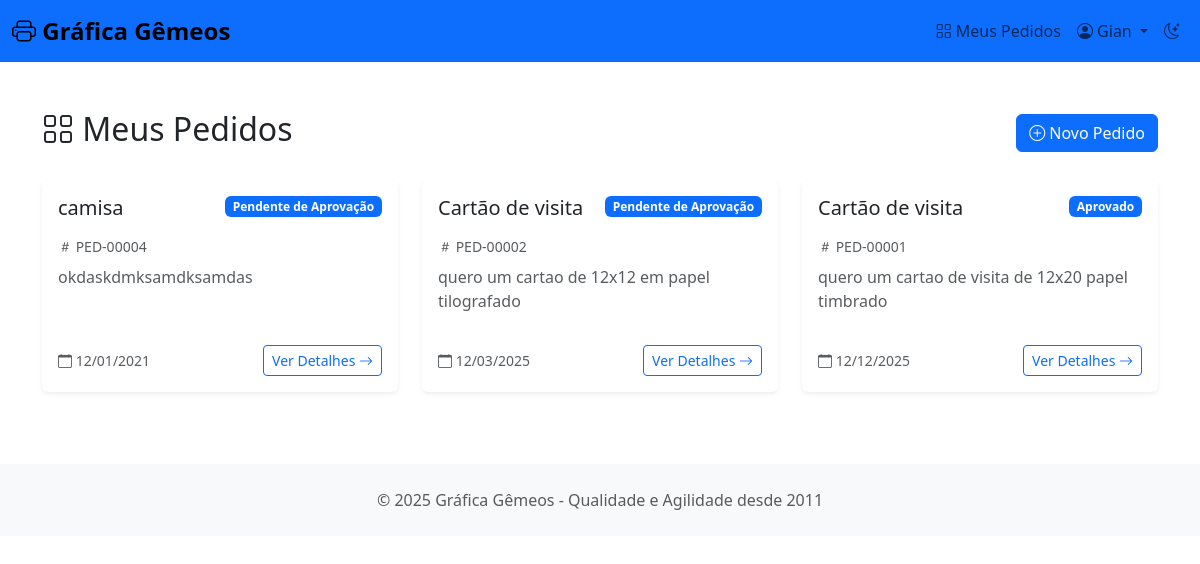
/pedidos/ (signed in), run on the app's committed database.
### grafica/models.py (models this page shows, shortened)
class Usuario(AbstractUser):
    TIPO_USUARIO_CHOICES = (
        ("cliente", "Cliente"),
        ("gerente", "Gerente"),
    )
    email = models.EmailField(max_length=30, unique=True)
    tipo = models.CharField(max_length=10, choices=TIPO_USUARIO_CHOICES, default='cliente')

class Pedido(models.Model):
    STATUS_CHOICES = (
        ('pendente', 'Pendente de Aprovação'),
        ('aprovado', 'Aprovado'),
        ('producao', 'Em Produção'),
        ('concluido', 'Concluído'),
        ('cancelado', 'Cancelado'),
    )
    PRIORITY_CHOICES = (
        ('normal', 'Normal'),
        ('high', 'Alta'),
        ('urgent', 'Urgente'),
    )
    cliente = models.ForeignKey(Usuario, on_delete=models.CASCADE, related_name='pedidos')
    titulo = models.CharField(max_length=200)
    descricao = models.TextField()
    status = models.CharField(max_length=20, choices=STATUS_CHOICES, default='pendente')
    data_criacao = models.DateTimeField(auto_now_add=True)
    order_number = models.CharField(max_length=20, unique=True, blank=True)
    deadline = models.DateField(null=True, blank=True)
    priority = models.CharField(max_length=10, choices=PRIORITY_CHOICES, default='normal')
    total_price = models.DecimalField(max_digits=10, decimal_places=2, default=0.00)

### grafica/views.py (the view)
# urls.py: path('pedidos/', PedidoListView.as_view(), name='pedido_list'),
class PedidoListView(LoginRequiredMixin, ListView):
    model = Pedido
    template_name = 'grafica/pedido_list.html'
    context_object_name = 'pedidos'
    paginate_by = 10
    def get_queryset(self):
        return Pedido.objects.filter(cliente=self.request.user).order_by('-data_criacao')

### grafica/templates/grafica/pedido_list.html (shortened to what this page needs)
{% extends 'base.html' %}
{% block content %}
<div class="container py-4">
    <div class="d-flex justify-content-between align-items-center mb-4">
        <h1 class="h2">
            <i class="bi bi-grid"></i> Meus Pedidos
        </h1>
        <a href="{% url 'pedido_create' %}" class="btn btn-primary">
            <i class="bi bi-plus-circle"></i> Novo Pedido
        </a>
    </div>
    <div class="row g-4">
        {% for pedido in pedidos %}
        <div class="col-md-6 col-lg-4">
            <div class="card h-100 shadow-sm border-0">
                <div class="card-body d-flex flex-column">
                    <div class="d-flex justify-content-between align-items-start mb-3">
                        <h5 class="card-title mb-0">{{ pedido.titulo }}</h5>
                        <span class="badge bg-{% if pedido.status == 'concluido' %}success{% elif pedido.status == 'cancelado' %}danger{% elif pedido.status == 'producao' %}warning{% else %}primary{% endif %}">
                            {{ pedido.get_status_display }}
                        </span>
                    </div>
                    {% if pedido.order_number %}
                    <p class="text-muted small mb-2">
                        <i class="bi bi-hash"></i> {{ pedido.order_number }}
                    </p>
                    {% endif %}
                    <p class="card-text text-muted flex-grow-1">
                        {{ pedido.descricao|truncatewords:15 }}
                    </p>
                    <div class="d-flex justify-content-between align-items-center mt-3">
                        <small class="text-muted">
                            {% if pedido.deadline %}
                                <i class="bi bi-calendar"></i>
                                {{ pedido.deadline|date:"d/m/Y" }}
                            {% endif %}
                        </small>
                        <a href="{% url 'pedido_detail' pedido.id %}" class="btn btn-sm btn-outline-primary">
                            Ver Detalhes <i class="bi bi-arrow-right"></i>
                        </a>
                    </div>
                </div>
            </div>
        </div>
        {% endfor %}
    </div>
</div>
{% endblock %}

### grafica/templates/base.html (shortened to what this page needs)
<!DOCTYPE html>
<html lang="pt-BR" data-bs-theme="light">
<head>
    <link href="https://cdn.jsdelivr.net/npm/bootstrap@5.3.2/dist/css/bootstrap.min.css" rel="stylesheet">
    <link rel="stylesheet" href="https://cdn.jsdelivr.net/npm/bootstrap-icons@1.11.3/font/bootstrap-icons.min.css">
</head>
<body>
    <nav class="navbar navbar-expand-lg navbar-light bg-primary mb-4">
        <div class="container-fluid">
            <a class="navbar-brand" href="{% url 'home' %}">
                <i class="bi bi-printer"></i> Gráfica Gêmeos
            </a>
            <div class="collapse navbar-collapse" id="navbarNav">
                <ul class="navbar-nav ms-auto">
                    {% if user.is_authenticated %}
                    {% if user.is_staff %}
                    <li class="nav-item">
                        <a class="nav-link" href="{% url 'manager_dashboard' %}">
                            <i class="bi bi-speedometer2"></i> Dashboard Gerente
                        </a>
                    </li>
                    <li class="nav-item">
                        <a class="nav-link" href="{% url 'inventory_list' %}">
                            <i class="bi bi-box-seam"></i> Estoque
                        </a>
                    </li>
                    {% else %}
                    <li class="nav-item">
                        <a class="nav-link" href="{% url 'pedido_list' %}">
                            <i class="bi bi-grid"></i> Meus Pedidos
                        </a>
                    </li>
                    {% endif %}
                    <li class="nav-item dropdown">
                        <a class="nav-link dropdown-toggle" href="#" role="button" data-bs-toggle="dropdown">
                            <i class="bi bi-person-circle"></i> {{ user.username }}
                        </a>
                    </li>
                    {% endif %}
                    <li class="nav-item">
                        <a class="nav-link theme-toggle" onclick="toggleTheme()">
                            <i class="bi bi-moon-stars" id="theme-icon"></i>
                        </a>
                    </li>
                </ul>
            </div>
        </div>
    </nav>
    <main>
        {% block content %}{% endblock %}
    </main>
    <footer class="mt-5 py-4 bg-light">
        <div class="container text-center text-muted">
            <p class="mb-0">&copy; 2025 Gráfica Gêmeos - Qualidade e Agilidade desde 2011</p>
        </div>
    </footer>
</body>
</html>

### grafica/templates/base.html (style rules this page uses)
:root { --bs-primary: #f68117; --bs-secondary: #0910f4; --bs-success: #FFAC68; --bs-danger: #040752; --bs-warning: #f59e0b; }
body { min-height: 100vh; background-color: var(--bs-body-bg); }
.navbar-brand { font-weight: 700; font-size: 1.5rem; }
.card { border: none; box-shadow: 0 1px 3px rgba(0,0,0,0.1); transition: transform 0.2s, box-shadow 0.2s; }
.theme-toggle { cursor: pointer; }

### data on the page
Usuario: username "Gian"
Pedido: titulo "camisa", status "Pendente de Aprovação", order_number "PED-00004", descricao "okdaskdmksamdksamdas", deadline "12/01/2021"
Pedido: titulo "Cartão de visita", status "Pendente de Aprovação", order_number "PED-00002", descricao "quero um cartao de 12x12 em papel tilografado", deadline "12/03/2025"
Pedido: titulo "Cartão de visita", status "Aprovado", order_number "PED-00001", descricao "quero um cartao de visita de 12x20 papel timbrado", deadline "12/12/2025"
